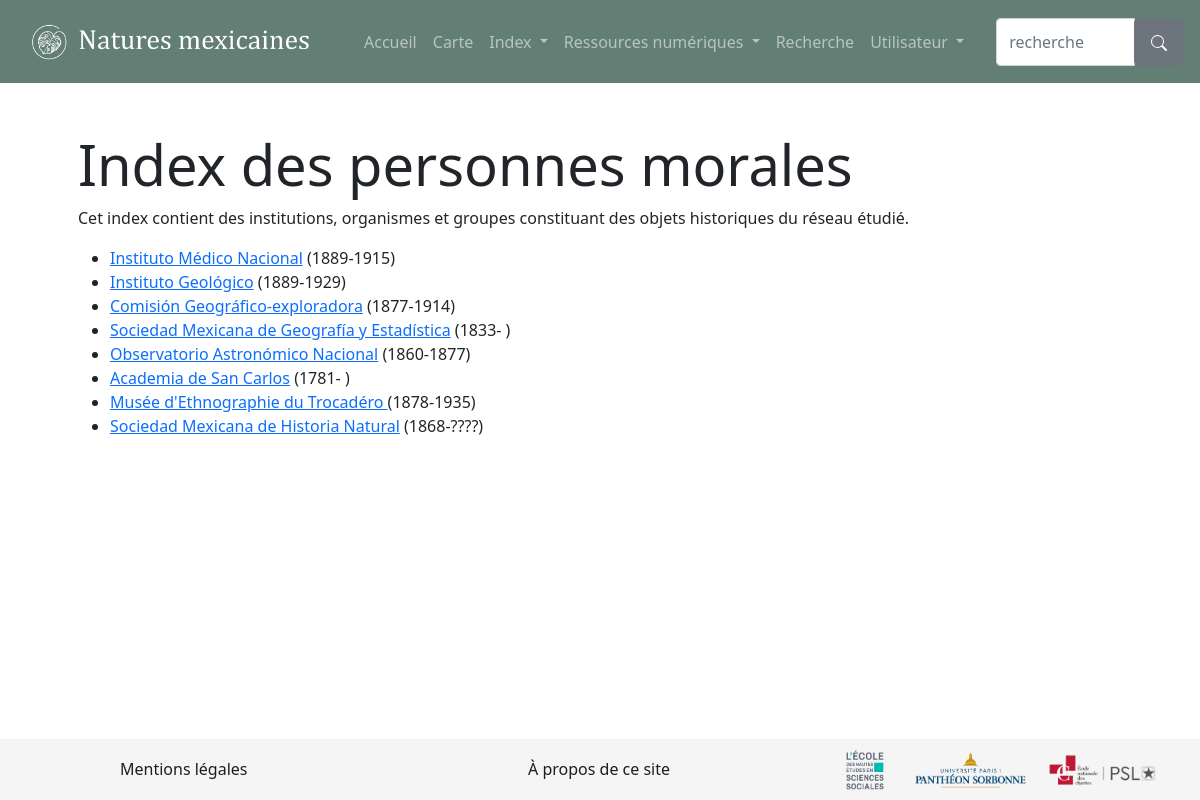
The page /moral_persons/index on the database its author committed.
### natures_mexicaines/modeles/entities.py (models this page shows)
class Group(db.Model):
    id = db.Column(db.Integer, unique=True, nullable=False, primary_key=True, autoincrement=True)
    name = db.Column(db.Text)
    creation = db.Column(db.Text)
    dissolution = db.Column(db.Text)
    objet_historique = db.Column(db.Boolean)
    description = db.Column(db.Text)
    image = db.Column(db.Text)

### natures_mexicaines/routes/generic.py (the view)
@app.route("/moral_persons/index")
def index_moral_persons():
    moral_persons = Group.query.filter(Group.objet_historique == "1").all()
    return render_template("pages/index_moral_persons.html", name=name, moral_persons=moral_persons)

### natures_mexicaines/templates/pages/index_moral_persons.html (shortened to what this page needs)
{% extends "partials/gabarit_index.html" %}
{% block name %}Index des personnes morales{% endblock %}
{% block index %}
    <p>Cet index contient des institutions, organismes et groupes constituant des objets historiques du réseau étudié.</p>
    {% if moral_persons %}
        <ul>
            {% for moral_person in moral_persons %}
                <li><a href="{{url_for('moral_person', moral_person_id=moral_person.id)}}">{{moral_person.name}}</a> ({{moral_person.creation}}-{{moral_person.dissolution}})</li>
            {% endfor %}
        </ul>
    {% else %}
        {% include "partials/alerte_contenu_indisponible.html" %}
    {% endif %}
{% endblock %}

### rows shown on the page
Group: name "Instituto Médico Nacional", creation "1889", dissolution "1915"
Group: name "Instituto Geológico", creation "1889", dissolution "1929"
Group: name "Comisión Geográfico-exploradora", creation "1877", dissolution "1914"
Group: name "Sociedad Mexicana de Geografía y Estadística", creation "1833"
Group: name "Observatorio Astronómico Nacional", creation "1860", dissolution "1877"
Group: name "Academia de San Carlos", creation "1781"
Group: name "Musée d'Ethnographie du Trocadéro", creation "1878", dissolution "1935"
Group: name "Sociedad Mexicana de Historia Natural", creation "1868", dissolution "????"
